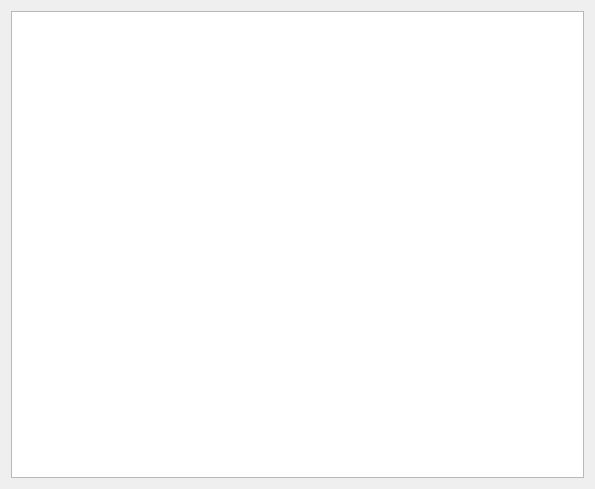
<?xml version="1.0" encoding="UTF-8"?>
<ui version="4.0">
 <class>MemoryStateWidget</class>
 <widget class="QWidget" name="MemoryStateWidget">
  <property name="geometry">
   <rect>
    <x>0</x>
    <y>0</y>
    <width>595</width>
    <height>489</height>
   </rect>
  </property>
  <property name="windowTitle">
   <string>MemoryStateWidget</string>
  </property>
  <layout class="QHBoxLayout" name="horizontalLayout_2">
   <item>
    <widget class="QTreeView" name="treeView">
     <property name="editTriggers">
      <set>QAbstractItemView::NoEditTriggers</set>
     </property>
    </widget>
   </item>
  </layout>
 </widget>
 <layoutdefault spacing="6" margin="11"/>
 <resources>
  <include location="../mgdt.qrc"/>
 </resources>
 <connections/>
</ui>
